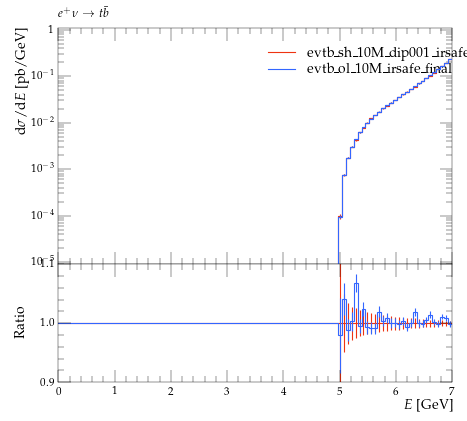

Python code for this plot:
#! /usr/bin/env python

# This Python script was auto-generated using YODA v2.0.0.
# Analysis object: /evtb/cutEg_t_e
# Timestamp: 16-04-2024 (14:02:27)

import matplotlib as mpl
import matplotlib.pyplot as plt
mpl.use('Agg') # comment out for interactive use
import os
import numpy as np

plotDir = os.path.split(os.path.realpath(__file__))[0]
if 'YODA_USER_PLOT_PATH' in globals():
    plot_outdir = globals()['YODA_USER_PLOT_PATH']
else:
    plot_outdir = plotDir

#plot style
plt.style.use(os.path.join(plotDir, '../default.mplstyle'))
# plot metadata
figW, figH = plt.rcParams['figure.figsize']
ax_xLabel = r'$E$ [GeV]'
ax_yLabel = r'$\mathrm{d}\sigma / \mathrm{d} E$ [pb/GeV]'
ax_title  = r'$e^+ \nu \to t \bar b$'
ax_xScale = 'linear'
ax_yScale = 'log'
xLims = (0.0, 7.0)
yLims = (9e-06, 1.1)

# TeX-friendly labels for the legend
labels = [ r"evtb\_sh\_10M\_dip001\_irsafe\_final", r"evtb\_ol\_10M\_irsafe\_final" ]

# Create figure and axis objects
fig, (ax, ratio0_ax) = plt.subplots(2, 1, sharex=True,
                  figsize=(figW,figH), gridspec_kw={'height_ratios': (2, 1)})
ratio0_ax.yaxis.set_major_locator(mpl.ticker.MultipleLocator(0.1))
ratio0_ax.set_ylim(0.9, 1.1)
ratio0_ax.set_ylabel('Ratio')

# LineColor map: curve index -> color
linecolors = {0: '#EE3311', 1: '#3366FF'}
# the numerical data is stored in a separate file
dataf = dict()
prefix = os.path.split(__file__)[0]
if prefix:    prefix = prefix + '/'
exec(open(prefix+'cutEg_t_e__data.py').read(), dataf)


legend_handles = [] # keep track of handles for the legend

# style options for curves
# starts at zorder>=5 to draw curve on top of legend
styles = {
  'curve0': {
    'color' : linecolors[0],
    'linestyle' : '-',
    'marker' : 'o',
    'zorder' : 5,
    'histstyle' : True,
  },
  'curve1': {
    'color' : linecolors[1],
    'linestyle' : '-',
    'marker' : 'o',
    'zorder' : 6,
    'histstyle' : True,
  },
}
# curve from input yoda files in main panel
for label in dataf['yvals'].keys():
    if all(np.isnan(v) for v in dataf['yvals'][label]):
        continue
    tmp = None
    if styles[label]['histstyle']: # draw as histogram
        tmp, = ax.plot(dataf['xedges'], dataf['yedges'][label],
                       color=styles[label]['color'],
                       linestyle=styles[label]['linestyle'],
                       drawstyle='steps-pre', solid_joinstyle='miter',
                       zorder=styles[label]['zorder'], label=label)
        ax.errorbar(dataf['xpoints'], dataf['yvals'][label], color=styles[label]['color'],
                    xerr=dataf['xerrs'], yerr=[dataf['ydowns'][label], dataf['yups'][label]],
                    linestyle='none', zorder=styles[label]['zorder'])
    else: # draw as scatter
        tmp = ax.errorbar(dataf['xpoints'], dataf['yvals'][label],
                          xerr=dataf['xerrs'],
                          yerr=[ dataf['ydowns'][label],
                          dataf['yups'][label] ],
                          fmt=styles[label]['marker'],
                          ecolor=styles[label]['color'],
                          color=styles[label]['color'], zorder=2)
        tmp[-1][0].set_linestyle(styles[label]['linestyle'])
    legend_handles += [tmp]
    for varLabel in dataf['variation_yvals'].keys():
        if varLabel.startswith(label):
            tmp, = ax.plot(dataf['xedges'], dataf['variation_yvals'][varLabel],
                           color=styles[label]['color'],
                           linestyle=styles[label]['linestyle'],
                           drawstyle='steps-pre', solid_joinstyle='miter',
                           zorder=styles[label]['zorder'], alpha=0.5)


# plots on ratio panel
# curve from input yoda files in ratio panel
for label, yvals in dataf['ratio0_yvals'].items():
    if all(np.isnan(v) for v in yvals):
        continue
    if styles[label]['histstyle']: # plot as histogram
        ratio0_ax.plot(dataf['xedges'], yvals,
                       color=styles[label]['color'],
                       linestyle=styles[label]['linestyle'],
                       drawstyle='steps-pre', zorder=1,
                       solid_joinstyle='miter')
        ratio0_ax.vlines(dataf['xpoints'],
                         dataf['ratio0_ymin'][label],
                         dataf['ratio0_ymax'][label],
                         color=styles[label]['color'], zorder=1)
    else: # plot as scatter
        tmp = ratio0_ax.errorbar(dataf['xpoints'],
                                 yvals, xerr=dataf['xerrs'],
                                 yerr=dataf['ratio0_yerrs'][label],
                                 fmt=styles[label]['marker'],
                                 ecolor=styles[label]['color'],
                                 color=styles[label]['color'])
        tmp[-1][0].set_linestyle(styles[label]['linestyle'])

    for varlabel in dataf['ratio0_variation_vals'].keys():
        if varlabel.startswith(label):
            ratio0_ax.plot(dataf['xedges'],
                            dataf['ratio0_variation_vals'][varlabel],
                            color=styles[label]['color'],
                            linestyle=styles[label]['linestyle'],
                            drawstyle='steps-pre', solid_joinstyle='miter',
                            zorder=1, alpha=0.5)

legend_pos = (0.5, 0.97)
ax.legend(legend_handles, labels, loc='upper left', bbox_to_anchor=legend_pos)

# set plot metadata as defined above
ratio0_ax.set_xlabel(ax_xLabel)
ratio0_ax.xaxis.set_label_coords(1., -.15)
ax.set_ylabel(ax_yLabel, loc='top')
ax.set_title(ax_title, loc='left')
ax.set_xscale(ax_xScale)
ax.set_yscale(ax_yScale)
ax.set_xlim(xLims)
ax.set_ylim(yLims)

# tick formatting
plt.rcParams['xtick.top'] = True
plt.rcParams['ytick.right'] = True
ax.yaxis.set_major_locator(mpl.ticker.LogLocator(base=10.0, numticks=np.inf))
ax.yaxis.set_minor_locator(mpl.ticker.LogLocator(
                           base=10.0, subs=np.arange(0.1, 1, 0.1), numticks=np.inf))
fig.align_ylabels((ax, ratio0_ax))
plt.savefig(os.path.join(plot_outdir, 'cutEg_t_e.pdf'), format='PDF')
plt.savefig(os.path.join(plot_outdir, 'cutEg_t_e.png'), format='PNG')

plt.close(fig)
